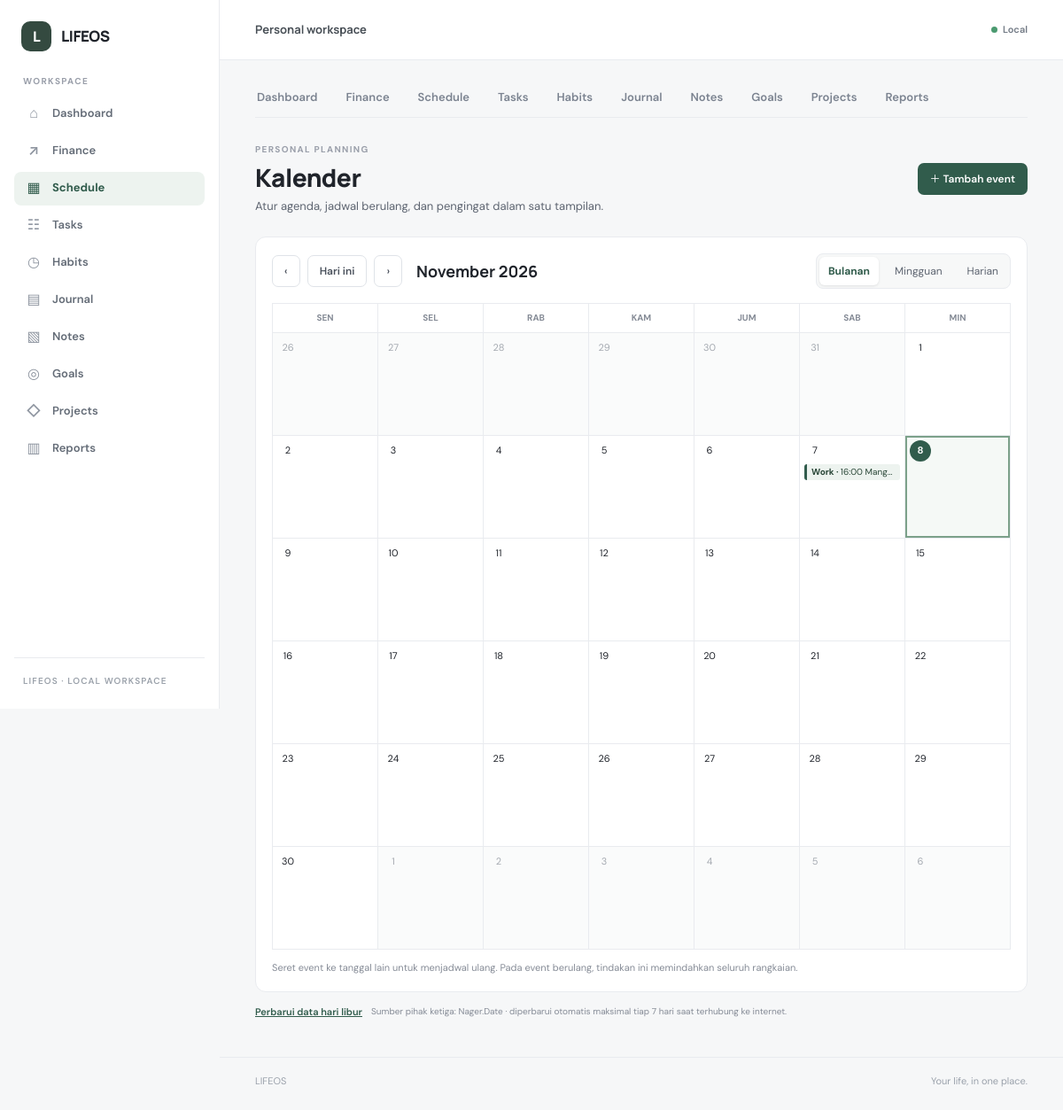
The page /schedule/index.php on the database its author committed.
### tables this page shows
CREATE TABLE `schedule_events` (
  `id` bigint(20) unsigned NOT NULL AUTO_INCREMENT,
  `title` varchar(200) NOT NULL,
  `description` text DEFAULT NULL,
  `start_date` date NOT NULL,
  `start_time` time DEFAULT NULL,
  `end_date` date NOT NULL,
  `end_time` time DEFAULT NULL,
  `all_day` tinyint(1) NOT NULL DEFAULT 0,
  `category_id` bigint(20) unsigned DEFAULT NULL,
  `created_at` timestamp NOT NULL DEFAULT current_timestamp(),
  `updated_at` timestamp NOT NULL DEFAULT current_timestamp() ON UPDATE current_timestamp(),
  `deleted_at` timestamp NULL DEFAULT NULL,
  `status` varchar(20) NOT NULL DEFAULT 'upcoming',
  `recurrence` varchar(20) NOT NULL DEFAULT 'none',
  `recurrence_until` date DEFAULT NULL,
  `reminder_minutes` int(10) unsigned DEFAULT NULL,
  `task_id` bigint(20) unsigned DEFAULT NULL,
  `shift_template_id` int(10) unsigned DEFAULT NULL,
  PRIMARY KEY (`id`),
  KEY `idx_events_start` (`start_date`,`start_time`),
  KEY `idx_events_end` (`end_date`,`end_time`),
  KEY `idx_events_deleted` (`deleted_at`),
  KEY `fk_schedule_category` (`category_id`),
  KEY `idx_schedule_task` (`task_id`),
  KEY `idx_schedule_event_shift_template` (`shift_template_id`),
  CONSTRAINT `fk_schedule_category` FOREIGN KEY (`category_id`) REFERENCES `schedule_categories` (`id`) ON DELETE SET NULL ON UPDATE CASCADE,
  CONSTRAINT `fk_schedule_event_shift_template` FOREIGN KEY (`shift_template_id`) REFERENCES `schedule_shift_templates` (`id`) ON DELETE SET NULL ON UPDATE CASCADE,
  CONSTRAINT `fk_schedule_task` FOREIGN KEY (`task_id`) REFERENCES `tasks` (`id`) ON DELETE SET NULL ON UPDATE CASCADE
);

CREATE TABLE `schedule_categories` (
  `id` bigint(20) unsigned NOT NULL AUTO_INCREMENT,
  `name` varchar(100) NOT NULL,
  `color` varchar(20) DEFAULT '#5a5a5a',
  `created_at` timestamp NOT NULL DEFAULT current_timestamp(),
  `updated_at` timestamp NOT NULL DEFAULT current_timestamp() ON UPDATE current_timestamp(),
  PRIMARY KEY (`id`),
  UNIQUE KEY `uq_schedule_category_name` (`name`)
);

### function.php (called while the page is built, shortened)
<?php
function db(): PDO
{
    try {
        $pdo = require LIFEOS_ROOT . '/config/database.php';
        return $pdo;
    } catch (Throwable $exception) {
        error_log('[LIFEOS][DB] ' . $exception->getMessage());
        throw new RuntimeException('Database LIFEOS belum dapat dihubungkan.', 0, $exception);
    }
}
function e(mixed $value): string
{
    return htmlspecialchars((string) $value, ENT_QUOTES | ENT_SUBSTITUTE, 'UTF-8');
}
function url(string $path = ''): string
{
    $base = rtrim(str_replace('\\', '/', dirname($_SERVER['SCRIPT_NAME'] ?? '/')), '/');
    $base = preg_replace(
        '~/?\b(dashboard|finance|schedule|tasks|habits|journal|notes|goals|projects|reports)$~',
        '',
        $base
    ) ?? $base;
    return $base . '/' . ltrim($path, '/');
}

### app/Modules/Schedule/ScheduleService.php (called while the page is built, shortened)
<?php
class ScheduleService
{
    private PDO $db;
    public function __construct(?PDO $db = null)
    {
        $this->db = $db ?? db();
    }
    public function isSchemaReady(): bool
    {
        try {
            foreach (['schedule_holidays','schedule_holiday_sync','schedule_shift_templates','schedule_shift_occurrences'] as $table) {
                $this->db->query('SELECT 1 FROM ' . $table . ' LIMIT 0');
            }
            return true;
        } catch (\Throwable) { return false; }
    }
    public function listEvents(array $filters = []): array
    {
        $rangeStart = $filters['start'] ?? $filters['date'] ?? date('Y-m-d');
        $rangeEnd = $filters['end'] ?? $rangeStart;
        $stmt = $this->db->prepare(
            'SELECT e.*, c.name AS category_name, c.color AS category_color, t.title AS task_title
             FROM schedule_events e
             LEFT JOIN schedule_categories c ON c.id = e.category_id
             LEFT JOIN tasks t ON t.id = e.task_id AND t.deleted_at IS NULL
             WHERE e.deleted_at IS NULL AND e.start_date <= :range_end
             AND (e.end_date >= :range_start OR (e.recurrence <> \'none\' AND (e.recurrence_until IS NULL OR e.recurrence_until >= :recurrence_start)))
             ORDER BY e.all_day DESC, e.start_time, e.title'
        );
        try { $stmt->execute(['range_start' => $rangeStart, 'range_end' => $rangeEnd, 'recurrence_start' => $rangeStart]); }
        catch (\PDOException $e) {
            $stmt = $this->db->prepare(
                'SELECT e.*, c.name AS category_name, c.color AS category_color, NULL AS task_title
                 FROM schedule_events e LEFT JOIN schedule_categories c ON c.id = e.category_id
                 WHERE e.deleted_at IS NULL AND e.start_date <= :range_end AND (e.end_date >= :range_start OR (e.recurrence <> \'none\' AND (e.recurrence_until IS NULL OR e.recurrence_until >= :recurrence_start)))
                 ORDER BY e.all_day DESC, e.start_time, e.title'
            );
            $stmt->execute(['range_start' => $rangeStart, 'range_end' => $rangeEnd, 'recurrence_start' => $rangeStart]);
        }
        $events = [];
        foreach ($stmt->fetchAll() as $event) {
            $baseStart = new DateTimeImmutable($event['start_date']);
            $baseEnd = new DateTimeImmutable($event['end_date']);
            $frequency = $event['recurrence'] ?? 'none';
            if ($frequency === 'none') {
                $events[] = $event + ['occurrence_date' => $event['start_date'], 'occurrence_end' => $event['end_date']];
                continue;
            }
        }
        return $events;
    }
    public function syncHolidays(int $year, bool $force = false): int
    {
        $check = $this->db->prepare('SELECT synced_at FROM schedule_holiday_sync WHERE year = :year');
        $check->execute(['year' => $year]);
        $lastSync = $check->fetchColumn();
        if (!$force && $lastSync && strtotime((string)$lastSync) > strtotime('-7 days')) return 0;
        $this->db->beginTransaction();
    }
}

### schedule/index.php (the view, shortened to what this page needs)
<?php
require_once dirname(__DIR__) . '/app/Modules/Schedule/init.php';
$today = new DateTimeImmutable('today');
$selectedDate = new DateTimeImmutable(schedule_query_date($_GET['date'] ?? null, $today->format('Y-m-d')));
$requestedView = $_GET['view'] ?? 'month';
$view = is_string($requestedView) && in_array($requestedView, ['month','week','day'], true)
    ? $requestedView
    : 'month';
$monthStart = $selectedDate->modify('first day of this month');
$monthGridStart = $monthStart->modify('monday this week');
$rangeStart = match ($view) { 'week' => $selectedDate->modify('monday this week'), 'day' => $selectedDate, default => $monthGridStart };
$rangeEnd = match ($view) { 'week' => $rangeStart->modify('+6 days'), 'day' => $selectedDate, default => $monthGridStart->modify('+41 days') };
$events = $holidays = $categories = $tasks = [];
if ($scheduleService && !$dbError) {
    try {
        try { $scheduleService->syncHolidays((int)$selectedDate->format('Y')); } catch (Throwable $e) { $holidayWarning = $e->getMessage(); }
        $events = $scheduleService->listEvents(['start'=>$rangeStart->format('Y-m-d'), 'end'=>$rangeEnd->format('Y-m-d')]);
    } catch (Throwable $e) { $dbError = 'Gagal memuat kalender: ' . $e->getMessage(); }
}
$eventsByDate = [];
foreach ($events as $event) $eventsByDate[$event['occurrence_date']][] = $event;
$monthNames = [1=>'Januari','Februari','Maret','April','Mei','Juni','Juli','Agustus','September','Oktober','November','Desember'];
$weekdayNames = [1=>'Sen','Sel','Rab','Kam','Jum','Sab','Min'];
$prevDate = match ($view) { 'week' => $selectedDate->modify('-7 days'), 'day' => $selectedDate->modify('-1 day'), default => $selectedDate->modify('first day of this month')->modify('-1 month') };
$nextDate = match ($view) { 'week' => $selectedDate->modify('+7 days'), 'day' => $selectedDate->modify('+1 day'), default => $selectedDate->modify('first day of next month') };
require LIFEOS_ROOT . '/includes/header.php';
?>
<div class="schedule-page">
    <header class="schedule-heading">
        <div><p class="eyebrow">PERSONAL PLANNING</p><h1>Kalender</h1><p class="schedule-subtitle">Atur agenda, jadwal berulang, dan pengingat dalam satu tampilan.</p></div>
        <a class="schedule-btn schedule-btn-primary" href="<?= e(url('schedule/events.php?action=create&date=' . $selectedDate->format('Y-m-d'))) ?>">＋ Tambah event</a>
    </header>
    <section class="schedule-calendar" data-calendar-view="<?= e($view) ?>">
        <div class="calendar-toolbar">
            <div class="calendar-date-controls">
                <a class="schedule-btn schedule-btn-secondary" href="<?= e(url('schedule/index.php?view=' . $view . '&date=' . $prevDate->format('Y-m-d'))) ?>" aria-label="Periode sebelumnya">‹</a>
                <a class="schedule-btn schedule-btn-secondary" href="<?= e(url('schedule/index.php?view=' . $view . '&date=' . $today->format('Y-m-d'))) ?>">Hari ini</a>
                <a class="schedule-btn schedule-btn-secondary" href="<?= e(url('schedule/index.php?view=' . $view . '&date=' . $nextDate->format('Y-m-d'))) ?>" aria-label="Periode berikutnya">›</a>
                <h2><?= $view === 'month' ? e($monthNames[(int)$selectedDate->format('n')] . ' ' . $selectedDate->format('Y')) : e($rangeStart->format('d') . ' ' . $monthNames[(int)$rangeStart->format('n')]) . ($view === 'day' ? '' : ' – ' . e($rangeEnd->format('d') . ' ' . $monthNames[(int)$rangeEnd->format('n')] . ' ' . $rangeEnd->format('Y'))) ?></h2>
            </div>
            <div class="calendar-view-switch" aria-label="Tampilan kalender">
                <?php foreach (['month'=>'Bulanan','week'=>'Mingguan','day'=>'Harian'] as $key=>$label): ?><a class="<?= $view === $key ? 'active' : '' ?>" href="<?= e(url('schedule/index.php?view=' . $key . '&date=' . $selectedDate->format('Y-m-d'))) ?>" <?= $view === $key ? 'aria-current="page"' : '' ?>><?= e($label) ?></a><?php endforeach; ?>
            </div>
        </div>
        <?php if ($view === 'month'): ?>
            <div class="calendar-grid calendar-month">
                <?php foreach ($weekdayNames as $day): ?><div class="calendar-weekday"><?= $day ?></div><?php endforeach; ?>
                <?php for ($i=0; $i<42; $i++): $day=$monthGridStart->modify('+' . $i . ' days'); $key=$day->format('Y-m-d'); ?>
                    <div class="calendar-day <?= $day->format('m') !== $selectedDate->format('m') ? 'is-outside' : '' ?> <?= $key === $today->format('Y-m-d') ? 'is-today' : '' ?> <?= $key === $selectedDate->format('Y-m-d') ? 'is-selected' : '' ?>" data-drop-date="<?= e($key) ?>">
                        <a class="calendar-day-number" href="<?= e(url('schedule/index.php?view=month&date=' . $key)) ?>"><?= $day->format('j') ?></a>
                        <?php foreach ($eventsByDate[$key] ?? [] as $event): ?><a class="calendar-event category-event status-<?= e($event['status']) ?>" draggable="true" data-event-id="<?= (int)$event['id'] ?>" data-event-date="<?= e($event['occurrence_date']) ?>" href="<?= e(url('schedule/events.php?id=' . $event['id'])) ?>" title="<?= e($event['title']) ?>"><?php if (!empty($event['category_name'])): ?><span class="event-category-label"><?= e($event['category_name']) ?> · </span><?php endif; ?><?= $event['all_day'] ? '' : e(substr((string)$event['start_time'],0,5) . ' ') ?><?= e($event['title']) ?></a><?php endforeach; ?>
                    </div>
                <?php endfor; ?>
            </div>
        <?php endif; ?>
        <p class="calendar-help">Seret event ke tanggal lain untuk menjadwal ulang. Pada event berulang, tindakan ini memindahkan seluruh rangkaian.</p>
    </section>
    <form method="post" action="<?= e(url('schedule/events.php')) ?>" class="holiday-sync-form"><button class="text-button" type="submit">Perbarui data hari libur</button><span>Sumber pihak ketiga: Nager.Date · diperbarui otomatis maksimal tiap 7 hari saat terhubung ke internet.</span></form>
</div>
<?php require LIFEOS_ROOT . '/includes/footer.php'; ?>

### assets/css/app.css (style rules this page uses)
:root { color-scheme: light; --canvas: #f6f7f8; --surface: #ffffff; --surface-soft: #fafbfc; --ink: #20242b; --ink-secondary: #4b525d; --muted: #858b96; --muted-dark: #5e6571; --line: #e9ebef; --line-strong: #dfe3e8; --primary: #315c4c; --primary-hover: #264a3d; --primary-soft: #edf3ef; --danger: #c92a2a; --danger-soft: #fdf0f0; --warning: #b25e09; --warning-soft: #fef8ee; --sidebar-width: 248px; --topbar-height: 68px; --radius-lg: 14px; --radius-md: 10px; --radius-sm: 6px; font-family: 'DM Sans', -apple-system, BlinkMacSystemFont, 'Segoe UI', sans-serif; font-synthesis: none; text-rendering: optimizeLegibility; -webkit-font-smoothing: antialiased; -moz-osx-font-smoothing: grayscale; --font-2xs: 10px; --font-xs: 11px; --font-sm: 12px; --font-nav: 13px; --font-base: 14px; --font-md: 15px; --font-icon: 16px; --font-brand: 17px; --font-lg: 18px; --font-xl: 20px; --font-2xl: 24px; --font-display: 28px; --font-date: 32px; --font-hero: 36px; }
* { box-sizing: border-box; }
html { min-width: 320px; background: var(--canvas); }
body { margin: 0; background: var(--canvas); color: var(--ink); font-size: var(--font-base); line-height: 1.55; }
a { color: inherit; text-decoration: none; }
.sidebar-label, .eyebrow, .topbar-kicker { margin: 0; color: #9a9faa; font-size: var(--font-2xs); font-weight: 700; letter-spacing: 1.35px; text-transform: uppercase; }

### rows shown on the page
schedule_events: category.name "Work", start_time "16:00", title "Mang…"

### other values the page prints
$item['icon'] "⌂"
$item['label'] "Dashboard"
$item['icon'] "↗"
$item['label'] "Finance"
$item['icon'] "▦"
$item['label'] "Schedule"
$item['icon'] "☷"
$item['label'] "Tasks"
$item['icon'] "◷"
$item['label'] "Habits"
$item['icon'] "▤"
$item['label'] "Journal"
$item['icon'] "▧"
$item['label'] "Notes"
$item['icon'] "◎"
